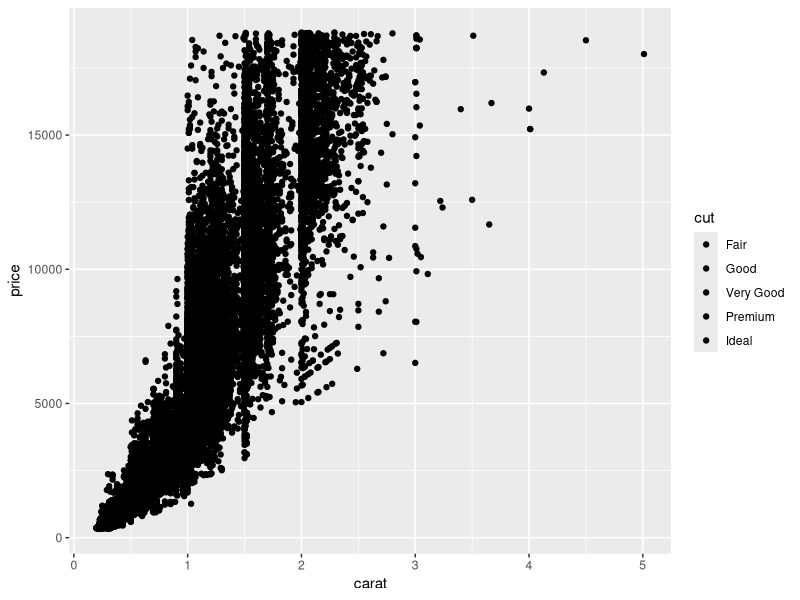

R code for this plot:
library(ggplot2)

diamonds |>
    ggplot(aes(x = carat, y = price, fill = cut)) +
    geom_point() +
    theme(legend.positino = "top")
